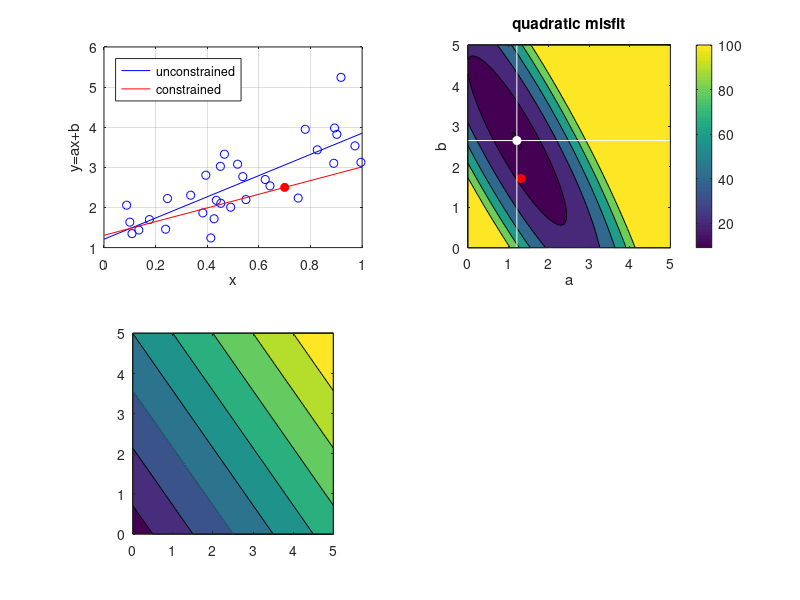

Recreate this plot in MATLAB. (Note: this script raises an error after producing the figure.)
function constrained 
% Make some fake data
m=[1 3]';
x=rand(31,1);
G=gmat(x);
y=G*m+randn(length(x),1)/2;
% Calculate the least-squares fit line
mh=inv(G'*G)*G'*y;
% Plot the least-squares fit line
xp=[0 1];
yp=gmat(xp)*mh;
% Constrain the fit to go through a certain point
xs=0.7;
ys=2.5;
% Calculate the constrained least-squares fit line
mhc=inv([G'*G  [1 ; xs] ; [1 xs] 0])*[G'*y ; ys];
ypc=gmat(xp)*mhc(1:2);

% Plot the two-parameter space
a=linspace(0,5,100);
b=linspace(0,5,100);
[A,B]=meshgrid(a,b);
% Plot the sum of the squares of the misfit in this space
phi=reshape(sum([G*[A(:)' ; B(:)']-repmat(y,1,length(A(:)))].^2),size(A));

% Plot the linear constraints
v=reshape([1 xs]*[A(:)' ; B(:)']-ys,size(A));

% Calculate the modified misfit
phic=phi+2*mhc(3)*v;

ah(1)=subplot(221);
plot(x,y,'bo')
grid on
hold on
l(1)=plot(xp,yp,'b');
plot(xs,ys,'o','MarkerFaceColor','r','MarkerEdgeColor','r')
l(2)=plot(xp,ypc,'r');
hold off
xlabel('x')
ylabel('y=ax+b')
legend(l,{'unconstrained','constrained'},'Location','NorthWest')

ah(2)=subplot(222);
%imagesc(a,b,phi)
contourf(a,b,phi,[0:10 20:20:100])
axis image xy
hold on
plot(mh(1),mh(2),'o','MarkerFaceColor','w','MarkerEdgeColor','w')
plot(mhc(1),mhc(2),'o','MarkerFaceColor','r','MarkerEdgeColor','r')
plot(xlim,[mh(2) mh(2)],'Color','w')
plot([mh(1) mh(1)],ylim,'Color','w')
hold off
colorbar
xlabel('a')
ylabel('b')
title('quadratic misfit')

ah(3)=subplot(223);
contourf(a,b,v,[-5:5])
axis image xy
hold on
[c,h]=contour(a,b,v,[0 0]);
set(h,'Color','r')
%clabel(c,h)
plot(mh(1),mh(2),'o','MarkerFaceColor','w','MarkerEdgeColor','w')
plot(mhc(1),mhc(2),'o','MarkerFaceColor','r','MarkerEdgeColor','r')
hold off
colormap(parula(10))
colorbar
xlabel('a')
ylabel('b')
title('linear constraint')

ah(4)=subplot(224);
contourf(a,b,phic,[0:10 20:20:100])
axis image xy
hold on
plot(mh(1),mh(2),'o','MarkerFaceColor','w','MarkerEdgeColor','w')
plot(mhc(1),mhc(2),'o','MarkerFaceColor','r','MarkerEdgeColor','r')
plot(xlim,[mhc(2) mhc(2)],'Color','r')
plot([mhc(1) mhc(1)],ylim,'Color','r')
hold off
colormap(parula(10))
colorbar
xlabel('a')
ylabel('b')
title('modified misfit')

% Cosmetics
longticks(ah)

exportgraphics(gcf,'constrained.pdf')

function G=gmat(x)
G=[ones(length(x),1) x(:)];
